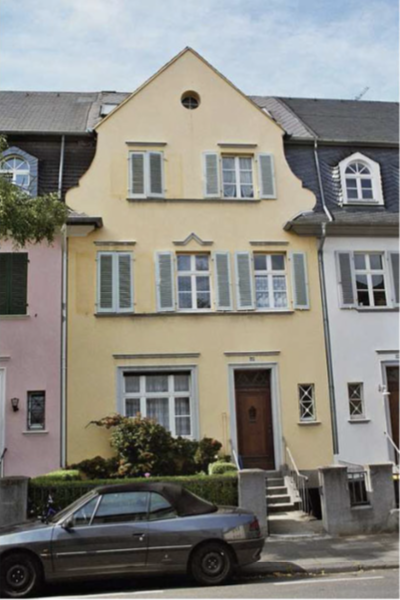
#> input picture test_images/5.png, 400 x 600 px
$ python upright.py
#> lines starting #> are read from the running program, lines starting #| are printed output that depends on the picture
import os
import cv2
from pylsd.lsd import lsd
import numpy as np
from numpy.linalg import inv
from sympy import *


# Funcs for paper "rectification of planar targets using line segments"

def line_detection(image):
    # image_one = np.ones(np.shape(image)) * 255
    gray = cv2.cvtColor(image, cv2.COLOR_BGR2GRAY)
    lines = lsd(gray)
    # [6 lines of commented-out code are left out]
    return lines


# [265 lines left out: functions cost_function, derivative_componets, gradient, not called in this run]


def gradient_descent_optimizer(image, max_iters, learning_rate):
    init_f = 250
    init_theta = 0
    init_phi = 0
    init_gamma = 0

    for i in range(max_iters):
        # Feed forward
        lines = line_detection(image)
        # Loss function
        # rectification = cost_function(image, lines)
        # print(rectification)

        # Compute gradient
        [f, theta, phi, gamma], plot_u, plot_v = gradient(image, lines, init_f, init_theta, init_phi, init_gamma)
        # print('Perspective', plot_u, plot_v)
        print('Theta, Phi, Gamma', theta, phi, gamma)

        init_f = np.float32(init_f - learning_rate * f[0])
        init_theta = np.float32(init_theta - learning_rate * theta[0])
        init_phi = np.float32(init_phi - learning_rate * phi[0])
        init_gamma = np.float32(init_gamma - learning_rate * gamma[0])

        h, w, _ = np.shape(image)

        K = np.array([[init_f, 0, - h / 2],
                      [0, init_f, - w / 2],
                      [0, 0, 1]])

        # Rotation matrices around the X, Y, and Z axis
        RX = np.array([[1, 0, 0],
                    [0, np.cos(init_theta), -np.sin(init_theta)],
                    [0, np.sin(init_theta), np.cos(init_theta)]])

        RY = np.array([[np.cos(init_phi), 0, -np.sin(init_phi)],
                    [0, 1, 0],
                    [np.sin(init_phi), 0, np.cos(init_phi)]])

        RZ = np.array([[np.cos(init_gamma), -np.sin(init_gamma), 0],
                    [np.sin(init_gamma), np.cos(init_gamma), 0],
                    [0, 0, 1]])

        # Composed rotation matrix with (RX, RY, RZ)
        R = np.dot(np.dot(RX, RY), RZ)

        t = [0, 0, 1]
        # R[:, 2] = t

        # H function
        H1 = np.dot(R.T, inv(K))
        # H[:, 2] = t
        # H1 = inv(H)

        print(H1)

        image_out = cv2.warpPerspective(image.copy(), np.float32(H1), (w, h))
        cv2.imwrite('image_out_' + str(i) + '.png', image_out)


if __name__ == '__main__':
    image = cv2.imread('../test_images/5.png')
#> image is the input picture: shape (600, 400, 3); mean B, G, R 127.6, 133.6, 135
    # lines = line_detection(image)
    # retification = cost_function(image, lines)
    # derivative_componets()
    gradient_descent_optimizer(image, 5, 0.1)
#> the loop in gradient_descent_optimizer, `for i in range(max_iters):` made 1 pass
#> pass 1, in line_detection, `gray = cv2.cvtColor(image, cv2.COLOR_BGR2GRAY)`:
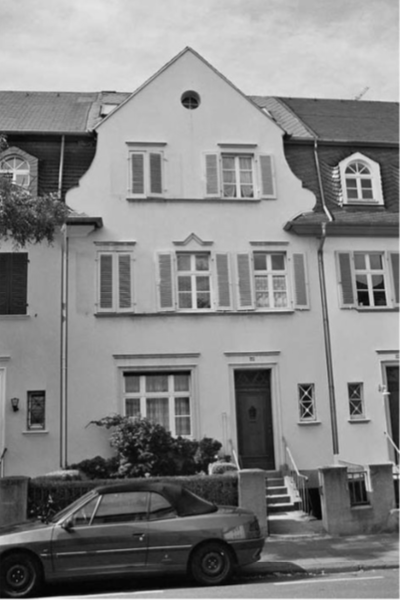
#> gray: shape (600, 400); min 3, max 253, mean 133.4
#> (the call stopped at in line_detection, `lines = lsd(gray)`: pylsd is not available in this run)

$ run again, with test_images/1.jpg saved as test_images/5.png
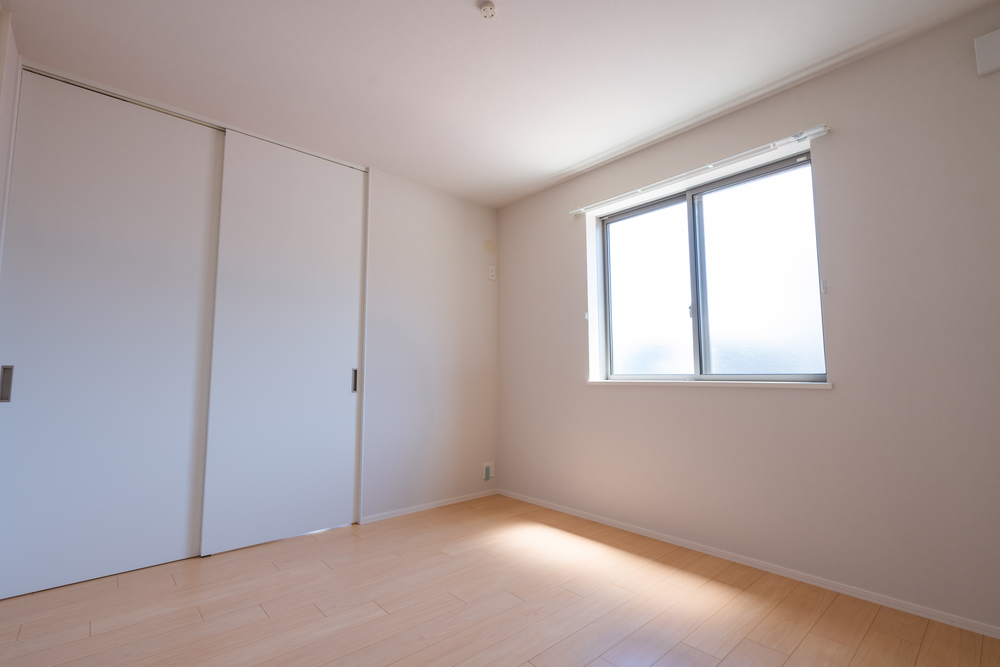
#> input picture test_images/1.jpg, 1000 x 667 px, shrunk from 3000 x 2000 before the run
#> image is the input picture: shape (667, 1000, 3); mean B, G, R 161, 162.5, 174.6
#> the loop in gradient_descent_optimizer, `for i in range(max_iters):` made 1 pass
#> pass 1, in line_detection, `gray = cv2.cvtColor(image, cv2.COLOR_BGR2GRAY)`:
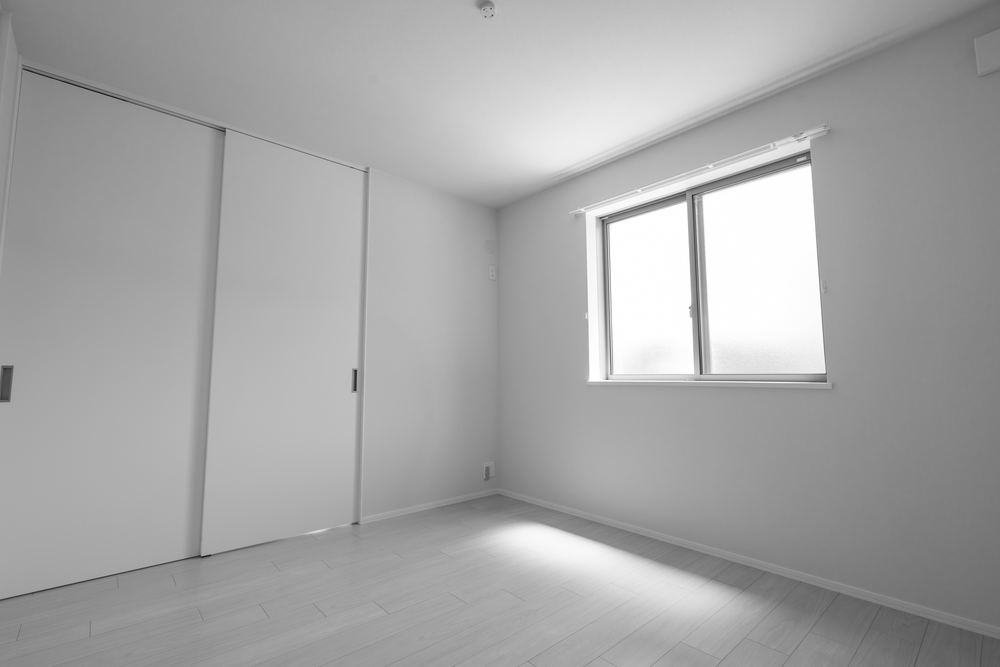
#> gray: shape (667, 1000); min 23, max 255, mean 165.9

$ run again, with test_images/2.jpg saved as test_images/5.png
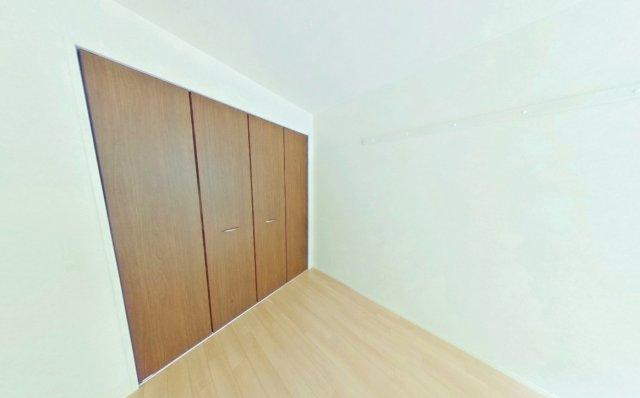
#> input picture test_images/2.jpg, 640 x 398 px
#> image is the input picture: shape (398, 640, 3); mean B, G, R 194.8, 209.8, 205.8
#> the loop in gradient_descent_optimizer, `for i in range(max_iters):` made 1 pass
#> pass 1, in line_detection, `gray = cv2.cvtColor(image, cv2.COLOR_BGR2GRAY)`:
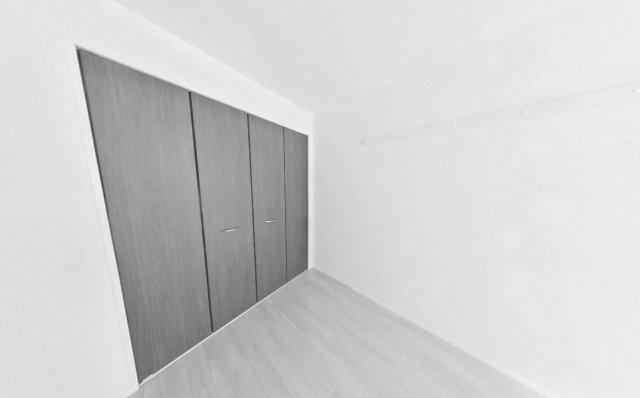
#> gray: shape (398, 640); min 36, max 251, mean 206.8
